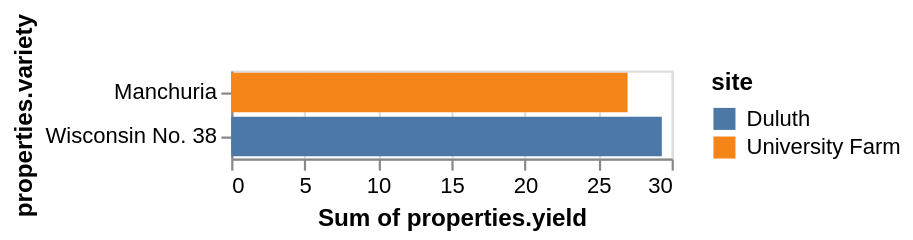

Source (Vega-Lite JSON):
### Vega specification from a JSON file in a GitHub repository (floating-point values rounded to 4 significant figures)
{"$schema": "https://vega.github.io/schema/vega/v5.json", "autosize": "pad", "padding": 5, "width": 200, "style": "cell", "data": [{"name": "source_0", "values": {"features": [{"properties": {"variety": "Manchuria", "yield": 27, "site": "University Farm"}}, {"properties": {"variety": "Wisconsin No. 38", "yield": 29.33, "site": "Duluth"}}], "type": "FeatureCollection"}, "format": {"type": "json", "property": "features"}}, {"name": "data_0", "source": "source_0", "transform": [{"type": "formula", "expr": "datum[\"properties\"] && datum[\"properties\"][\"variety\"]", "as": "properties.variety"}, {"type": "formula", "expr": "datum[\"properties\"] && datum[\"properties\"][\"yield\"]", "as": "properties.yield"}, {"type": "formula", "expr": "datum[\"properties\"] && datum[\"properties\"][\"site\"]", "as": "properties.site"}, {"type": "aggregate", "groupby": ["properties\\.variety", "properties\\.site"], "ops": ["sum"], "fields": ["properties\\.yield"], "as": ["sum_properties.yield"]}, {"type": "stack", "groupby": ["properties\\.variety"], "field": "sum_properties\\.yield", "sort": {"field": ["properties\\.site"], "order": ["descending"]}, "as": ["sum_properties.yield_start", "sum_properties.yield_end"], "offset": "zero"}]}], "signals": [{"name": "y_step", "value": 20}, {"name": "height", "update": "bandspace(domain('y').length, 0.1, 0.05) * y_step"}], "marks": [{"name": "marks", "type": "rect", "style": ["bar"], "from": {"data": "data_0"}, "encode": {"update": {"fill": {"scale": "color", "field": "properties\\.site"}, "x": {"scale": "x", "field": "sum_properties\\.yield_end"}, "x2": {"scale": "x", "field": "sum_properties\\.yield_start"}, "y": {"scale": "y", "field": "properties\\.variety"}, "height": {"scale": "y", "band": true}}}}], "scales": [{"name": "x", "type": "linear", "domain": {"data": "data_0", "fields": ["sum_properties\\.yield_start", "sum_properties\\.yield_end"]}, "range": [0, {"signal": "width"}], "nice": true, "zero": true}, {"name": "y", "type": "band", "domain": {"data": "data_0", "field": "properties\\.variety", "sort": true}, "range": {"step": {"signal": "y_step"}}, "paddingInner": 0.1, "paddingOuter": 0.05}, {"name": "color", "type": "ordinal", "domain": {"data": "data_0", "field": "properties\\.site", "sort": true}, "range": "category"}], "axes": [{"scale": "x", "orient": "bottom", "gridScale": "y", "grid": true, "tickCount": {"signal": "ceil(width/40)"}, "domain": false, "labels": false, "maxExtent": 0, "minExtent": 0, "ticks": false, "zindex": 0}, {"scale": "x", "orient": "bottom", "grid": false, "title": "Sum of properties.yield", "labelFlush": true, "labelOverlap": true, "tickCount": {"signal": "ceil(width/40)"}, "zindex": 0}, {"scale": "y", "orient": "left", "grid": false, "title": "properties.variety", "zindex": 0}], "legends": [{"title": "site", "fill": "color", "gradientLength": {"signal": "clamp(height, 64, 200)"}, "symbolType": "circle", "encode": {"symbols": {"update": {"shape": {"value": "square"}}}}}]}
